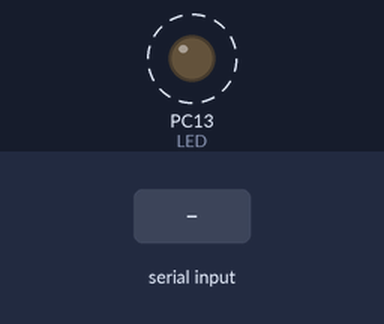
Simulated run of this sketch. Board: STM32 Black Pill. Parts: output pins drawn as LEDs (lit = HIGH). Dashed ring = blinking. Inputs (shaded band) come from the test bench. What the sketch prints to the serial monitor is not drawn.

Above: at 1.4 s.
1.5 s: byte 30 received over Serial
3.7 s: byte 90 received over Serial
5.7 s: byte 120 received over Serial
Timing chart, 0 to 13.7 s (numbered marks = the images above; inputs shaded):
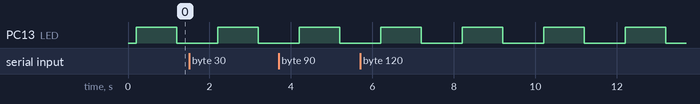

Measured:
- by itself, PC13 (LED): alternates HIGH for 1.0 s and LOW for 1.0 s

The sketch:

02_uart.ino
```cpp
// AUV tezgah testi 02 - UART telemetri hatti (CP2102)
// Baglanti: SADECE Type-C (LiPo YOK)
//   PA9  (STM32 TX) -> CP2102 RXD
//   PA10 (STM32 RX) <- CP2102 TXD
//   GND             -> CP2102 GND
//   CP2102 5V / 3V3 BAGLANMAZ (cift besleme olmasin)
// Terminal: 115200 8N1
// Basari: saniyede bir satir okunur, karakterler bozuk degil.
//         Bozuksa HSE 25 MHz kart ayari yanlis secilmis demektir.

// Serial = USART1 (PA9 TX / PA10 RX) - BlackPill F411CE varyant varsayilani
const int LED = PC13;
uint32_t n = 0;

void setup() {
  pinMode(LED, OUTPUT);
  Serial.begin(115200);
  delay(200);
  Serial.println();
  Serial.println("AUV bench 02: UART hatti acik. 115200 8N1.");
  Serial.println("Yaz -> geri yansitilir (echo).");
}

void loop() {
  Serial.print("tick=");
  Serial.print(n++);
  Serial.print(" ms=");
  Serial.println(millis());

  while (Serial.available()) {
    char c = Serial.read();
    Serial.print("echo:");
    Serial.println(c);
  }

  digitalWrite(LED, !digitalRead(LED));
  delay(1000);
}
```
